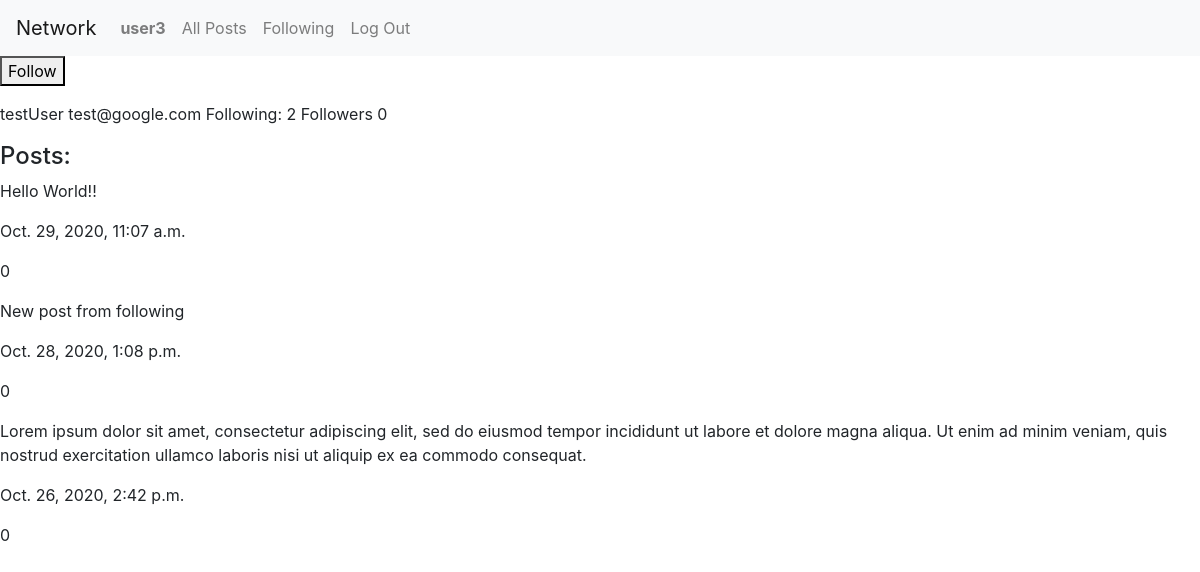
The app's page /profile/1 (signed in) with its own data.
### network/models.py (models this page shows, shortened)
class User(AbstractUser):
    pass

class Post(models.Model):
    text = models.TextField()
    date = models.DateTimeField(auto_now_add=True)
    user = models.ForeignKey(User, on_delete=models.CASCADE)
    likes = models.IntegerField(default=0)

### network/views.py (the view)
# urls.py: path("profile/<int:user_id>", views.profile, name="profile"),
def profile(request, user_id):
    current_user = request.user
    profile_user = get_object_or_404(User, pk=user_id)
    ctx = {
        'profile_user': profile_user,
        'posts': profile_user.post_set.order_by('-date'),
        'my_profile': profile_user == current_user,
        'following': Following.objects.filter(
            follower=current_user, following=profile_user).exists()
    }
    return render(request, 'network/user_profile.html', context=ctx)

### network/templates/network/user_profile.html (shortened to what this page needs)
{% extends "network/layout.html" %}
{% load static %}
{% block body %}
    {% if user.is_authenticated and not my_profile %}
        <p>
        <button id="follow" data-user-id="{{ profile_user.id }}">
            {% if following %}
                Unfollow
            {% else %}
                Follow
            {% endif %}
        </button>
    {% endif %}
    <p>
        {{ profile_user.username }}
        {{ profile_user.email }}
        Following: {{ profile_user.following.count }}
        Followers {{ profile_user.followers.count }}
    <p>
    <h4>Posts:</h4>
    <div>
        {% for post in posts %}
            <div>
                <p class="text">{{ post.text }}</p>
                <p>{{ post.date }}</p>
                <p>{{ post.likes }}</p>
            </div>
        {% endfor %}
    </div>
{% endblock %}

### network/templates/network/layout.html (shortened to what this page needs)
{% load static %}
<!DOCTYPE html>
<html lang="en">
    <head>
        <link rel="stylesheet" href="https://stackpath.bootstrapcdn.com/bootstrap/4.4.1/css/bootstrap.min.css">
        <link href="{% static 'network/styles.css' %}" rel="stylesheet">
    </head>
    <body>
        <nav class="navbar navbar-expand-lg navbar-light bg-light">
            <a class="navbar-brand" href="#">Network</a>
            <div>
              <ul class="navbar-nav mr-auto">
                {% if user.is_authenticated %}
                    <li class="nav-item">
                        <a class="nav-link" href="{% url 'profile' user.id %}"><strong>{{ user.username }}</strong></a>
                    </li>
                {% endif %}
                <li class="nav-item">
                  <a class="nav-link" href="{% url 'all_posts' %}">All Posts</a>
                </li>
                {% if user.is_authenticated %}
                    <li class="nav-item">
                        <a class="nav-link" href="{% url 'following' %}">Following</a>
                    </li>
                    <li class="nav-item">
                        <a class="nav-link" href="{% url 'logout' %}">Log Out</a>
                    </li>
                {% endif %}
              </ul>
            </div>
          </nav>
        <div class="body">
            {% block body %}
            {% endblock %}
        </div>
    </body>
</html>

### records on screen
User: username "user3"
User: username "testUser", email "test@google.com", following.count "2", followers.count "0"
Post: text "Hello World!!", date "Oct. 29, 2020, 11:07 a.m.", likes "0"
Post: text "New post from following", date "Oct. 28, 2020, 1:08 p.m.", likes "0"
Post: text "Lorem ipsum dolor sit amet, consectetur adipiscing elit, sed do eiusmod tempor incididunt ut labore et dolore magna aliqua. Ut enim ad minim veniam, quis nostrud exercitation ullamco laboris nisi ut aliquip ex ea commodo consequat.", date "Oct. 26, 2020, 2:42 p.m.", likes "0"
